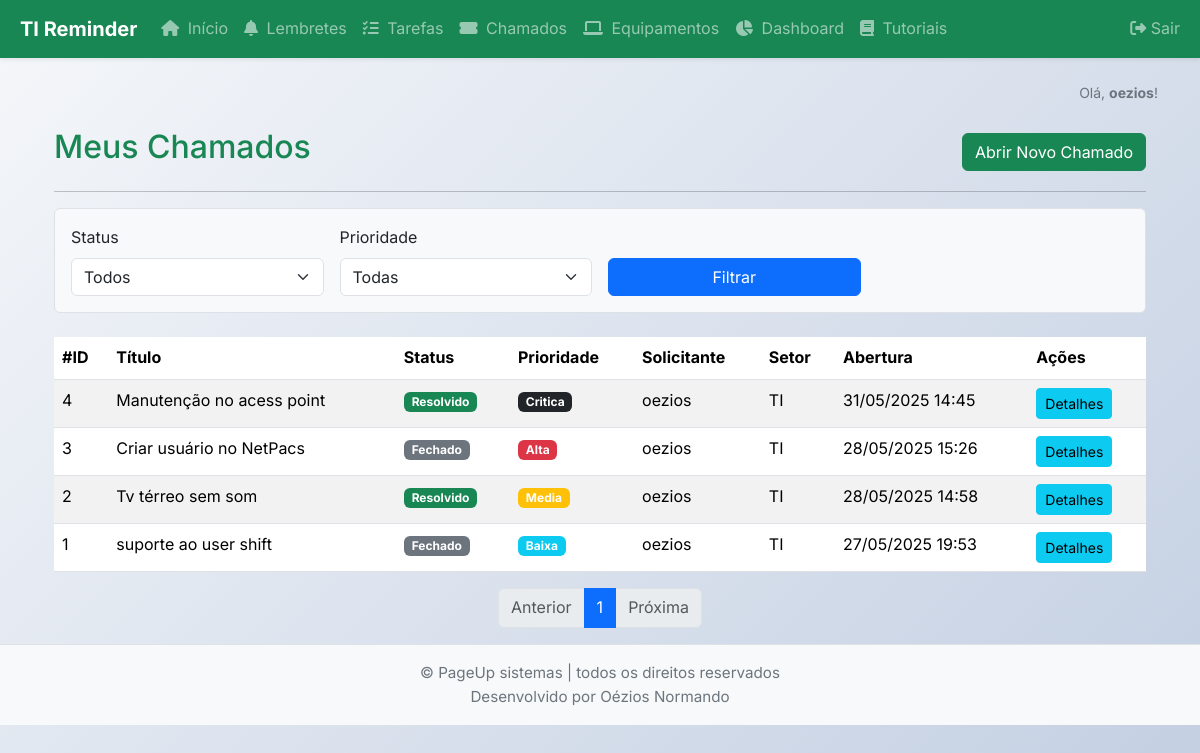
The app's page /chamados (signed in) with its own data.
### app/models.py (models this page shows, shortened)
class User(db.Model):
    id = db.Column(db.Integer, primary_key=True)
    username = db.Column(db.String(64), unique=True, nullable=False)
    email = db.Column(db.String(120), unique=True, nullable=False)
    password_hash = db.Column(db.String(128), nullable=False)
    is_admin = db.Column(db.Boolean, default=False)
    is_ti = db.Column(db.Boolean, default=False)  # Indica se o usuário é da equipe de TI
    ativo = db.Column(db.Boolean, default=True)  # Para ativação/desativação
    sector_id = db.Column(db.Integer, db.ForeignKey('sector.id'), nullable=True)
    sector = db.relationship('Sector', backref='usuarios')
    reminders = db.relationship('Reminder', backref='usuario', lazy=True)
    tasks = db.relationship('Task', backref='usuario', lazy=True)

class Chamado(db.Model):
    id = db.Column(db.Integer, primary_key=True)
    titulo = db.Column(db.String(120), nullable=False)
    descricao = db.Column(db.Text, nullable=False)
    status = db.Column(db.String(50), nullable=False, default='Aberto') # Ex: Aberto, Em Andamento, Resolvido, Fechado
    prioridade = db.Column(db.String(50), nullable=False, default='Media') # Ex: Baixa, Media, Alta, Critica
    data_abertura = db.Column(db.DateTime, nullable=False, default=datetime.utcnow)
    data_ultima_atualizacao = db.Column(db.DateTime, default=datetime.utcnow, onupdate=datetime.utcnow)
    data_fechamento = db.Column(db.DateTime, nullable=True)
    solicitante_id = db.Column(db.Integer, db.ForeignKey('user.id'), nullable=False)
    setor_id = db.Column(db.Integer, db.ForeignKey('sector.id'), nullable=False)
    responsavel_ti_id = db.Column(db.Integer, db.ForeignKey('user.id'), nullable=True)
    solicitante = db.relationship('User', foreign_keys=[solicitante_id], backref='chamados_solicitados')
    setor = db.relationship('Sector', backref='chamados')
    responsavel_ti = db.relationship('User', foreign_keys=[responsavel_ti_id], backref='chamados_responsaveis')

class Sector(db.Model):
    id = db.Column(db.Integer, primary_key=True)
    name = db.Column(db.String(100), unique=True, nullable=False)
    reminders = db.relationship('Reminder', backref='sector', lazy=True)
    tasks = db.relationship('Task', backref='sector', lazy=True)

### app/routes.py (the view)
@bp.route('/chamados', methods=['GET'])
@login_required
def listar_chamados():
    page = request.args.get('page', 1, type=int)
    per_page = 10
    status_filter = request.args.get('status', '')
    prioridade_filter = request.args.get('prioridade', '')
    setor_filter = request.args.get('setor_id', type=int)
    query = Chamado.query
    if not session.get('is_admin'): # Assumindo que 'is_admin' também cobre a equipe de TI por enquanto
        user_id = session.get('user_id')
        user = User.query.get(user_id)
        primeiro_lembrete = Reminder.query.filter_by(user_id=user_id).first()
        setor_id_usuario = primeiro_lembrete.sector_id if primeiro_lembrete and primeiro_lembrete.sector_id else None
        query = query.filter((Chamado.solicitante_id == user_id) | (Chamado.setor_id == setor_id_usuario))
    if status_filter:
        query = query.filter(Chamado.status == status_filter)
    if prioridade_filter:
        query = query.filter(Chamado.prioridade == prioridade_filter)
    if setor_filter:
        query = query.filter(Chamado.setor_id == setor_filter)
    chamados_paginated = query.order_by(Chamado.data_abertura.desc()).paginate(page=page, per_page=per_page)
    setores = Sector.query.order_by(Sector.name).all()
    status_list = db.session.query(Chamado.status).distinct().all()
    prioridade_list = db.session.query(Chamado.prioridade).distinct().all()
    return render_template('listar_chamados.html',
                           chamados=chamados_paginated.items,
                           pagination=chamados_paginated,
                           setores=setores,
                           status_list=[s[0] for s in status_list],
                           prioridade_list=[p[0] for p in prioridade_list],
                           title='Meus Chamados')

### app/auth_utils.py (called while the page is built)
def login_required(f):
    @wraps(f)
    def decorated_function(*args, **kwargs):
        if 'user_id' not in session:
            return redirect(url_for('auth.login', need_login=True))
        from .models import User
        user = User.query.get(session['user_id'])
        if user and not user.ativo:
            session.clear()
            flash('Seu acesso foi desativado pelo administrador.', 'danger')
            return redirect(url_for('auth.login'))
        return f(*args, **kwargs)
    return decorated_function

### app/templates/listar_chamados.html (shortened to what this page needs)
{% extends "base.html" %}
{% block content %}
<div class="container mt-4">
    <div class="d-flex justify-content-between align-items-center mb-3">
        <h2>{{ title }}</h2>
        <a href="{{ url_for("main.abrir_chamado") }}" class="btn btn-success">Abrir Novo Chamado</a>
    </div>
    <hr>
    <form method="GET" action="{{ url_for("main.listar_chamados") }}" class="mb-4 p-3 border rounded bg-light">
        <div class="row g-3 align-items-end">
            <div class="col-md-3">
                <label for="status" class="form-label">Status</label>
                <select name="status" id="status" class="form-select">
                    <option value="">Todos</option>
                </select>
            </div>
            <div class="col-md-3">
                <label for="prioridade" class="form-label">Prioridade</label>
                <select name="prioridade" id="prioridade" class="form-select">
                    <option value="">Todas</option>
                </select>
            </div>
            <div class="col-md-3">
                <button type="submit" class="btn btn-primary w-100">Filtrar</button>
            </div>
        </div>
    </form>
    {% if chamados %}
    <table class="table table-striped table-hover">
        <thead>
            <tr>
                <th>#ID</th>
                <th>Título</th>
                <th>Status</th>
                <th>Prioridade</th>
                <th>Solicitante</th>
                <th>Setor</th>
                <th>Abertura</th>
                <th>Ações</th>
            </tr>
        </thead>
        <tbody>
            {% for chamado in chamados %}
            <tr>
                <td>{{ chamado.id }}</td>
                <td>{{ chamado.titulo }}</td>
                <td><span class="badge bg-{{ "secondary" if chamado.status == "Fechado" else ("success" if chamado.status == "Resolvido" else ("warning" if chamado.status == "Em Andamento" else "primary")) }}">{{ chamado.status }}</span></td>
                <td><span class="badge bg-{{ "dark" if chamado.prioridade == "Critica" else ("danger" if chamado.prioridade == "Alta" else ("warning" if chamado.prioridade == "Media" else "info")) }}">{{ chamado.prioridade }}</span></td>
                <td>{{ chamado.solicitante.username if chamado.solicitante else "N/A" }}</td>
                <td>{{ chamado.setor.name if chamado.setor else "N/A" }}</td>
                <td>{{ chamado.data_abertura.strftime("%d/%m/%Y %H:%M") }}</td>
                <td>
                    <a href="{{ url_for("main.detalhe_chamado", id=chamado.id) }}" class="btn btn-sm btn-info">Detalhes</a>
                </td>
            </tr>
            {% endfor %}
        </tbody>
    </table>
    <nav aria-label="Page navigation">
        <ul class="pagination justify-content-center">
            {% if pagination.has_prev %}
                <li class="page-item"><a class="page-link" href="{{ url_for("main.listar_chamados", page=pagination.prev_num, status=request.args.get("status", ""), prioridade=request.args.get("prioridade", ""), setor_id=request.args.get("setor_id", "")) }}">Anterior</a></li>
            {% else %}
                <li class="page-item disabled"><span class="page-link">Anterior</span></li>
            {% endif %}
            {% for page_num in pagination.iter_pages() %}
                {% if page_num %}
                    {% if pagination.page == page_num %}
                        <li class="page-item active"><span class="page-link">{{ page_num }}</span></li>
                    {% else %}
                        <li class="page-item"><a class="page-link" href="{{ url_for("main.listar_chamados", page=page_num, status=request.args.get("status", ""), prioridade=request.args.get("prioridade", ""), setor_id=request.args.get("setor_id", "")) }}">{{ page_num }}</a></li>
                    {% endif %}
                {% else %}
                    <li class="page-item disabled"><span class="page-link">...</span></li>
                {% endif %}
            {% endfor %}
            {% if pagination.has_next %}
                <li class="page-item"><a class="page-link" href="{{ url_for("main.listar_chamados", page=pagination.next_num, status=request.args.get("status", ""), prioridade=request.args.get("prioridade", ""), setor_id=request.args.get("setor_id", "")) }}">Próxima</a></li>
            {% else %}
                <li class="page-item disabled"><span class="page-link">Próxima</span></li>
            {% endif %}
        </ul>
    </nav>
    {% else %}
    <div class="alert alert-info" role="alert">
        Nenhum chamado encontrado com os filtros selecionados.
    </div>
    {% endif %}
</div>
{% endblock %}

### app/templates/base.html (shortened to what this page needs)
<!DOCTYPE html>
<html lang="pt-BR" data-theme="light">
<head>
    <link href="https://cdn.jsdelivr.net/npm/bootstrap@5.3.2/dist/css/bootstrap.min.css" rel="stylesheet">
    <link rel="stylesheet" href="https://cdnjs.cloudflare.com/ajax/libs/font-awesome/6.4.0/css/all.min.css">
    <link rel="stylesheet" href="{{ url_for('static', filename='style.css') }}">
</head>
<body>
{% if session.get('user_id') %}
<nav class="navbar navbar-expand-lg navbar-dark bg-success shadow-sm mb-4">
  <div class="container-fluid">
    <a class="navbar-brand fw-bold" href="{{ url_for('main.index') }}">
      TI Reminder
    </a>
    <div class="collapse navbar-collapse">
      <ul class="navbar-nav me-auto mb-2 mb-lg-0">
        <li class="nav-item"><a class="nav-link" href="{{ url_for('main.index') }}"><i class="fas fa-home me-1"></i> Início</a></li>
        <li class="nav-item"><a class="nav-link" href="{{ url_for('main.reminders') }}"><i class="fas fa-bell me-1"></i> Lembretes</a></li>
        <li class="nav-item"><a class="nav-link" href="{{ url_for('main.tasks') }}"><i class="fas fa-tasks me-1"></i> Tarefas</a></li>
        <li class="nav-item"><a class="nav-link" href="{{ url_for('main.listar_chamados') }}"><i class="fas fa-ticket-alt me-1"></i> Chamados</a></li>
        <li class="nav-item"><a class="nav-link" href="{{ url_for('main.list_equipment') }}"><i class="fas fa-laptop me-1"></i> Equipamentos</a></li>
        <li class="nav-item"><a class="nav-link" href="{{ url_for('main.dashboard') }}"><i class="fas fa-chart-pie me-1"></i> Dashboard</a></li>
        <li class="nav-item"><a class="nav-link" href="{{ url_for('main.listar_tutoriais') }}"><i class="fas fa-book me-1"></i> Tutoriais</a></li>
      </ul>
      <ul class="navbar-nav ms-auto mb-2 mb-lg-0">
        <li class="nav-item">
          <a class="nav-link" href="{{ url_for('auth.logout') }}">
            <i class="fas fa-sign-out-alt"></i> Sair
          </a>
        </li>
      </ul>
    </div>
  </div>
</nav>
{% endif %}
<div class="container">
  <div class="row">
    {% if session.get('username') %}
    <div class="col-md-12">
      <div class="d-flex justify-content-end">
        <span class="text-secondary small">Olá, <strong>{{ session['username'] }}</strong>!</span>
      </div>
    </div>
    {% endif %}
  </div>
    {% block content %}{% endblock %}
</div>
<footer class="footer py-3 bg-light text-center border-top" style="font-size: 0.95rem; color: #6c757d;">
  <div class="container">
    <span>&copy; PageUp sistemas | todos os direitos reservados<br>Desenvolvido por Oézios Normando</span>
  </div>
</footer>
</body>
</html>

### app/static/style.css (style rules this page uses)
* { margin: 0; padding: 0; box-sizing: border-box; }
:root { --primary: #0d6efd; --primary-dark: #0a58ca; --secondary: #6c757d; --success: #198754; --danger: #dc3545; --warning: #ffc107; --info: #0dcaf0; --light: #f8f9fa; --dark: #212529; --gradient-primary: linear-gradient(135deg, #667eea 0%, #764ba2 100%); --gradient-success: linear-gradient(135deg, #11998e 0%, #38ef7d 100%); --gradient-warning: linear-gradient(135deg, #f093fb 0%, #f5576c 100%); --shadow-sm: 0 1px 2px 0 rgba(0, 0, 0, 0.05); --shadow: 0 1px 3px 0 rgba(0, 0, 0, 0.1), 0 1px 2px 0 rgba(0, 0, 0, 0.06); --shadow-md: 0 4px 6px -1px rgba(0, 0, 0, 0.1), 0 2px 4px -1px rgba(0, 0, 0, 0.06); --shadow-lg: 0 10px 15px -3px rgba(0, 0, 0, 0.1), 0 4px 6px -2px rgba(0, 0, 0, 0.05); --shadow-xl: 0 20px 25px -5px rgba(0, 0, 0, 0.1), 0 10px 10px -5px rgba(0, 0, 0, 0.04); --transition: all 0.3s cubic-bezier(0.4, 0, 0.2, 1); --transition-fast: all 0.15s cubic-bezier(0.4, 0, 0.2, 1); }
body { font-family: 'Inter', 'Segoe UI', Tahoma, Geneva, Verdana, sans-serif; background: linear-gradient(135deg, #f5f7fa 0%, #c3cfe2 100%); min-height: 100vh; line-height: 1.6; }

### app/templates/base.html (style rules this page uses)
.bg-success { background-color: #198754; border-color: #198754; }
a { color: #198754; }
h1, h2, h3, h4, h5, h6 { color: #198754; }

### records on screen
User: username "oezios"
Chamado: id "4", titulo "Manutenção no acess point", status "Resolvido", prioridade "Critica", solicitante "oezios", setor "TI", data_abertura "31/05/2025 14:45"
Chamado: id "3", titulo "Criar usuário no NetPacs", status "Fechado", prioridade "Alta", solicitante "oezios", setor "TI", data_abertura "28/05/2025 15:26"
Chamado: id "2", titulo "Tv térreo sem som", status "Resolvido", prioridade "Media", solicitante "oezios", setor "TI", data_abertura "28/05/2025 14:58"
Chamado: id "1", titulo "suporte ao user shift", status "Fechado", prioridade "Baixa", solicitante "oezios", setor "TI", data_abertura "27/05/2025 19:53"

### other values on screen
{{ title }} "Meus Chamados"
{{ page_num }} "1"
